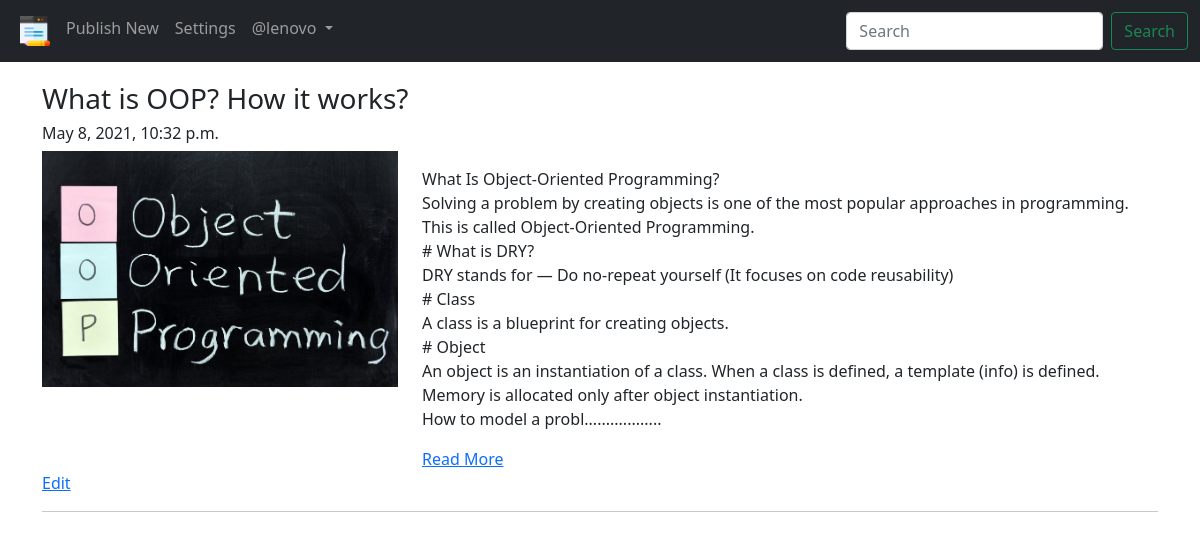
/blog/my-blogs/ (signed in), run on the app's committed database.
### App_Blog/models.py (models this page shows, shortened)
class Blog(models.Model):
    author = models.ForeignKey(
        User, on_delete=models.CASCADE, related_name='post_author')
    blog_title = models.CharField(max_length=264, verbose_name="Put a Title")
    slug = models.SlugField(max_length=264, unique=True)
    blog_content = models.TextField(verbose_name="What is on your mind?")
    blog_image = models.ImageField(
        upload_to='blog_images', verbose_name="Image")
    publish_date = models.DateTimeField(auto_now_add=True)
    update_date = models.DateTimeField(auto_now=True)
    class Meta:
        ordering = ['-publish_date']

### App_Blog/views.py (the view)
# urls.py: path('my-blogs/', views.MyBlogs.as_view(), name='my_blogs'),
class MyBlogs(LoginRequiredMixin, TemplateView):
    template_name = 'App_Blog/my_blogs.html'

### App_Blog/templatetags/custom_filters.py (called while the page is built)
def range_filter(value):
    return value[0:500] + ".................."

### templates/App_Blog/my_blogs.html (shortened to what this page needs)
{% extends 'base.html' %}
{% load custom_filters %}
{% block body_block %}
{% for blog in user.post_author.all %}
<h3>{{blog.blog_title}}</h3>
<h6>{{blog.publish_date}}</h6>
<div class="row">
  <div class="col-sm-4">
    <img src="/media/{{blog.blog_image}}" width="100%">
  </div>
  <div class="col-sm-8">
    <p>{{blog.blog_content|range_filter|linebreaks}}</p>
    <a href="{% url 'App_Blog:blog_details' slug=blog.slug %}">Read More</a>
  </div>
</div>
<a href="{% url 'App_Blog:edit_blog' pk=blog.pk %}">Edit</a>
<hr>
{% endfor %}
{% endblock %}

### templates/base.html (shortened to what this page needs)
<!DOCTYPE html>
{% load static %}
<html lang="en" dir="ltr">
  <head>
    <link
      href="https://cdn.jsdelivr.net/npm/bootstrap@5.0.0-beta3/dist/css/bootstrap.min.css"
      rel="stylesheet"
    />
    <link
      href="http://maxcdn.bootstrapcdn.com/font-awesome/4.1.0/css/font-awesome.min.css"
      rel="stylesheet"
    />
  </head>
  <body>
    <nav class="navbar navbar-expand-lg navbar-dark bg-dark">
      <div class="container-fluid">
        <div class="collapse navbar-collapse" id="navbarSupportedContent">
          <ul class="navbar-nav me-auto mb-2 mb-lg-0">
            <li class="nav-item">
              <a
                class="nav-link"
                aria-current="page"
                href="{% url 'App_Blog:blog_list' %}"
                ><img src="/media/blog.png" width="30px"
              /></a>
            </li>
            {% if user.is_authenticated %}
            <li class="nav-item">
              <a class="nav-link" href="{% url 'App_Blog:create_blog' %}"
                >Publish New</a
              >
            </li>
            <li class="nav-item">
              <a class="nav-link" href="#">Settings</a>
            </li>
            {% endif %} {% if user.is_authenticated %}
            <li class="nav-item dropdown">
              <a
                class="nav-link dropdown-toggle"
                href="#"
                id="navbarDropdown"
                role="button"
                data-bs-toggle="dropdown"
                aria-expanded="false"
              >
                @{{user.username}}
              </a>
                {% endif %}
            </li>
          </ul>
          <form class="d-flex">
            <input
              class="form-control me-2"
              type="search"
              placeholder="Search"
              aria-label="Search"
            />
            <button class="btn btn-outline-success ml-auto" type="submit">
              Search
            </button>
          </form>
        </div>
      </div>
    </nav>
    <div class="container" style="padding-top: 20px">
      {% block body_block %} {% endblock %}
    </div>
  </body>
</html>

### data on the page
Blog: blog_title "What is OOP? How it works?", publish_date "May 8, 2021, 10:32 p.m.", blog_image (picture), blog_content|range_filter "What Is Object-Oriented Programming? Solving a problem by creating objects is one of the most popular approaches in programming. This is called Object-Oriented Programming. # What is DRY? DRY stands for — Do no-repeat yourself (It focuses on code reusability) # Class A class is a blueprint for creating objects. # Object An object is an instantiation of a class. When a class is defined, a template (info) is defined. Memory is allocated only after object instantiation. How to model a probl.................."

### other printed values
{{ user.username }} "lenovo"
